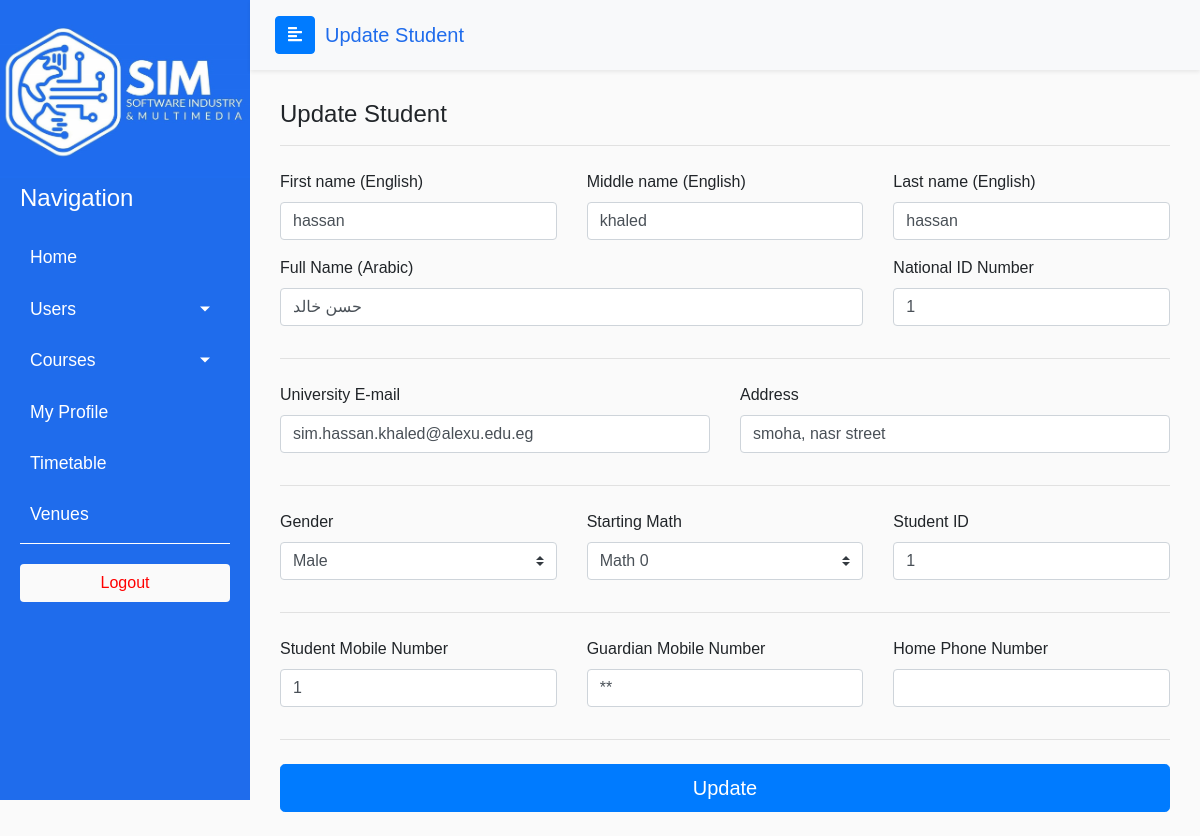
Screenshot of /admin/update_student.php?id=1 with the database file from the repository.
### tables this page shows
CREATE TABLE `students` (
  `id_user` int(12) NOT NULL,
  `student_id` int(11) NOT NULL,
  `arabic_name` varchar(255) NOT NULL,
  `level` int(1) NOT NULL DEFAULT 1,
  `finished_hours` int(3) NOT NULL DEFAULT 0,
  `cgpa` float NOT NULL DEFAULT 0,
  `student_group` int(2) NOT NULL DEFAULT 0,
  `status` varchar(255) DEFAULT 'N/A',
  `address` varchar(255) NOT NULL,
  `guardian_mobile_number` varchar(255) NOT NULL,
  `student_type` varchar(255) DEFAULT NULL
);

CREATE TABLE `users` (
  `id` int(12) NOT NULL,
  `first_name` varchar(255) NOT NULL,
  `middle_name` varchar(255) NOT NULL,
  `last_name` varchar(255) NOT NULL,
  `national_id` bigint(14) NOT NULL,
  `type` varchar(255) NOT NULL,
  `email` varchar(255) NOT NULL,
  `password` varchar(255) NOT NULL,
  `gender` varchar(255) NOT NULL,
  `mobile_number` varchar(255) NOT NULL,
  `home_number` varchar(255) DEFAULT NULL,
  `image_path` text DEFAULT 'profile_images\\profile.png'
);

### includes/utils/variables.php (called while the page is built, shortened)
<?php
$studentsTable = "students";

### includes/Admin/students/functions.php (called while the page is built, shortened)
<?php
include_once dirname(__FILE__, 2) . "\\utils\\iniclude_utils_files.php";
function getStudent($id)
{
    global $studentsTable;
    $mainSqlQuery = "SELECT s.*, u.*
    FROM {$studentsTable} s
    join users u
        on s.id_user = u.id
    WHERE u.id = $id";
    $dataBaseConnection = connectToDataBase();
    $result = mysqli_query($dataBaseConnection, $mainSqlQuery);
    $studentData =  $result->fetch_assoc();
    return $studentData;
}
function getDataFromStudent($data)
{
    $student_id = $data['student_id'];
    $arabic_name = $data['arabic_name'];
    $address = $data['address'];
    $guardian_mobile_number = $data['guardian_mobile_number'];
    $student_type = $data['student_type'];
}

### includes/Admin/callable_functions.php (called while the page is built, shortened)
<?php
include_once dirname(__FILE__, 2) . "\\utils\\variables.php";
include_once "all_types/functions.php";
include_once "students/functions.php";
include_once "students/search.php";
include_once "professors/functions.php";
include_once "professors/search.php";
include_once "tas/functions.php";
include_once "tas/search.php";
include_once "sas/functions.php";
include_once "utils" . DIRECTORY_SEPARATOR . "all.php";
function updateStudent()
{
    $id = $_GET['id'];
    $data = getStudent($id);
}

### includes/Admin/utils/all.php (called while the page is built, shortened)
<?php
function getCommenDataFromUser($data)
{
    $first_name = $data['first_name'];
    $middle_name = $data['middle_name'];
    $last_name = $data['last_name'];
    $email = $data['email'];
    $mobile_number = $data['mobile_number'];
    $home_number = $data['home_number'];
    $national_id = $data['national_id'];
    $gender = $data['gender'];
}

### admin/update_student.php (the view, shortened to what this page needs)
<?php
include dirname(__FILE__, 2) . "\\includes\\Admin\\callable_functions.php";
updateStudent();
?>
<!DOCTYPE html>
<html>
<head>
    <link rel="stylesheet" href="https://stackpath.bootstrapcdn.com/bootstrap/4.1.0/css/bootstrap.min.css">
    <link rel="stylesheet" href="../css/rootStyles.css">
    <link rel="stylesheet" href="https://cdnjs.cloudflare.com/ajax/libs/malihu-custom-scrollbar-plugin/3.1.5/jquery.mCustomScrollbar.min.css">
</head>
<body>
    <div class="wrapper">
        <?php
            include dirname(__FILE__, 2) . "\\includes\\admin_sidebar.php";
        ?>
        <div id="content">
            <nav class="navbar navbar-expand-lg sticky-top navbar-light bg-light shadow-sm">
                <div class="container-fluid">
                    <button type="button" id="sidebarCollapse" class="btn btn-primary">
                        <i class="fas fa-align-left"></i>
                    </button>
                    <a class="navbar-brand mr-auto" id="page-title" href="#">Update Student</a>
            </nav>
            <div class="page-body">
                <div class="row">
                    <div class="col-md-12 order-md-1 col-lg-12">
                        <h4 class="mb-3">Update Student</h4>
                        <hr class="mb-4">
                        <form class="needs-validation" novalidate action="" method="POST">
                            <div class="row">
                                <div class="col-lg-4 col-md-12 mb-3">
                                    <label for="firstName">First name (English)</label>
                                    <input type="text" class="form-control" id="firstName" name="first_name" placeholder="" value="<?php echo $first_name ?>" required>
                                </div>
                                <div class="col-lg-4 col-md-12 mb-3">
                                    <label for="lastName">Middle name (English)</label>
                                    <input type="text" class="form-control" id="lastName" name="middle_name" placeholder="" value="<?php echo $middle_name ?>" required>
                                </div>
                                <div class="col-lg-4 col-md-12 mb-3">
                                    <label for="lastName">Last name (English)</label>
                                    <input type="text" class="form-control" id="lastName" name="last_name" placeholder="" value="<?php echo $last_name ?>" required>
                                </div>
                            </div>
                            <div class="row">
                                <div class="col-lg-8 col-md-12 mb-3">
                                    <label for="firstName">Full Name (Arabic)</label>
                                    <input type="text" class="form-control" id="firstName" name="arabic_name" placeholder="" value="<?php echo $arabic_name ?>" required>
                                </div>
                                <div class="col-lg-4 col-md-12 mb-3">
                                    <label for="lastName">National ID Number</label>
                                    <input type="text" class="form-control" id="lastName" name="national_id" placeholder="" value="<?php echo $national_id ?>" required>
                                </div>
                            </div>
                            <hr class="mb-4">
                            <div class="row">
                                <div class="col-lg-6 col-md-12 mb-3">
                                    <label for="email">University E-mail</label>
                                    <input type="email" class="form-control" id="email" name="email" value="<?php echo $email ?>">
                                </div>
                                <div class="col-lg-6 col-md-12 mb-3">
                                    <label for="address">Address</label>
                                    <input type="text" class="form-control" id="address" name="address" value="<?php echo $address ?>" required>
                                </div>
                            </div>
                            <hr class="mb-4">
                            <div class="row">
                                <div class="col-md-4 col-sm-12 mb-3">
                                    <label for="gender">Gender</label>
                                    <select class="custom-select d-block w-100" id="country" name="gender" required>
                                        <option><?php echo $gender ?></option>
                                    </select>
                                </div>
                                <div class="col-md-4 col-sm-12 mb-3">
                                    <label for="math">Starting Math</label>
                                    <select class="custom-select d-block w-100" id="state" name="student_type" required>
                                        <option><?php echo $student_type ?></option>
                                    </select>
                                </div>
                                <div class="col-md-4 col-sm-12 mb-3">
                                    <label for="zip">Student ID</label>
                                    <input type="text" class="form-control" id="zip" name="student_id" value="<?php echo $student_id ?>" required>
                                </div>
                            </div>
                            <hr class="mb-4">
                            <div class="row">
                                <div class="col-lg-4 col-md-6 col-sm-12 mb-3">
                                    <label for="gender">Student Mobile Number</label>
                                    <input type="text" class="form-control" id="address" name="mobile_number" value="<?php echo $mobile_number ?>" required>
                                </div>
                                <div class="col-lg-4 col-md-6 col-sm-12 mb-3">
                                    <label for="gender">Guardian Mobile Number</label>
                                    <input type="text" class="form-control" id="address" name="guardian_mobile_number" value="<?php echo $guardian_mobile_number ?>" required>
                                </div>
                                <div class="col-lg-4 col-md-6 col-sm-12 mb-3">
                                    <label for="gender">Home Phone Number</label>
                                    <input type="text" class="form-control" id="address" name="home_number" value="<?php echo $home_number ?>" required>
                                </div>
                            </div>
                            <hr class="mb-4">
                            <button class="btn btn-primary btn-lg btn-block" type="submit" name="submit">Update</button>
                        </form>
                        <br>
                    </div>
                </div>
            </div>
        </div>
</body>
</html>

### css/rootStyles.css (style rules this page uses)
:root { --primary: rgb(31,108,236); --danger: red; }
body { font-family: 'Poppins', sans-serif; background: #fafafa; }
a, a:hover, a:focus { color: inherit; text-decoration: none; transition: all 0.3s; }
.navbar { padding: 15px 10px; background: #fff; border: none; border-radius: 0; margin-bottom: 30px; box-shadow: 1px 1px 3px rgba(0, 0, 0, 0.1); }
.navbar-brand#page-title { margin-left: 10px; color: var(--primary) !important; }
.page-body { padding: 0 30px; }
.wrapper { display: flex; width: 100%; }
#content { width: calc(100% - 250px); min-height: 100vh; transition: all 0.3s; position: absolute; top: 0; right: 0; }

### rows the page displays
students: first_name "hassan", middle_name "khaled", last_name "hassan", arabic_name "حسن خالد", national_id "1", email "sim.hassan.khaled@alexu.edu.eg", address "smoha, nasr street", gender "Male", student_type "Math 0", student_id "1", mobile_number "1", guardian_mobile_number "**"
